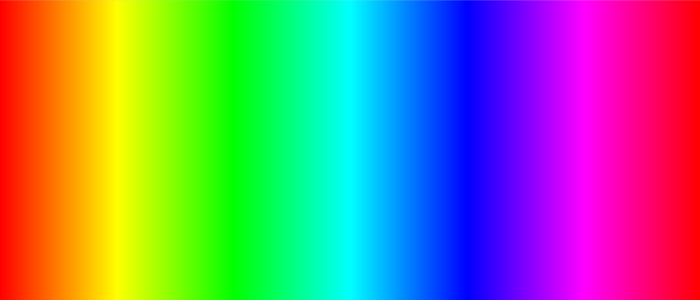
Frame 1 (no input)
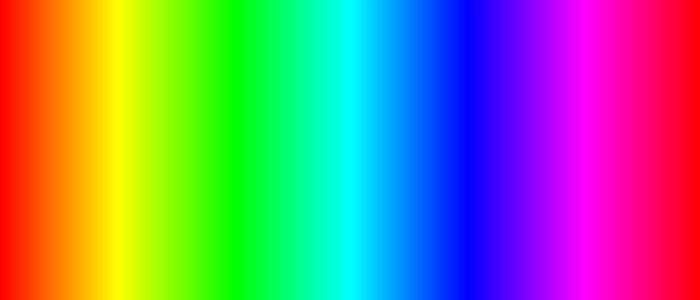
Frame 60 (the mouse pressed at the canvas centre just before this capture)
Frame 120 (the mouse held since frame 60 and released just before this capture): identical to frame 60, image omitted

The Processing sketch that drew these frames (run headless with seeded random() and noise(); from frame 60 on, the mouse is pressed at the canvas centre):

// Processing sketch: task2B
// ── task2B.pde
void setup() {
  size(700, 300);
  colorMode(HSB, width, 100, 100);
}

void draw() {
  // Draw background gradient
  for (int x = 0; x < width; x++) {
    stroke(x, 100, 100);
    line(x, 0, x, height);
  }
}
